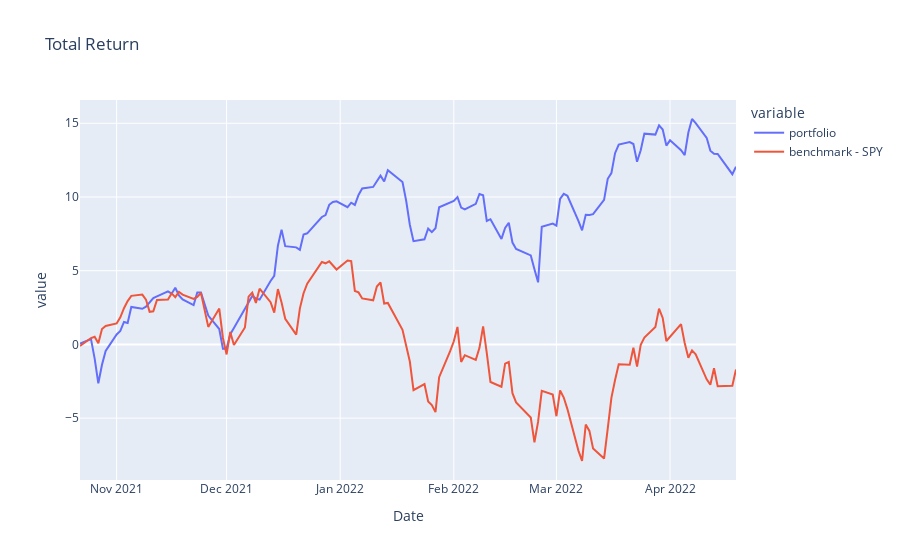
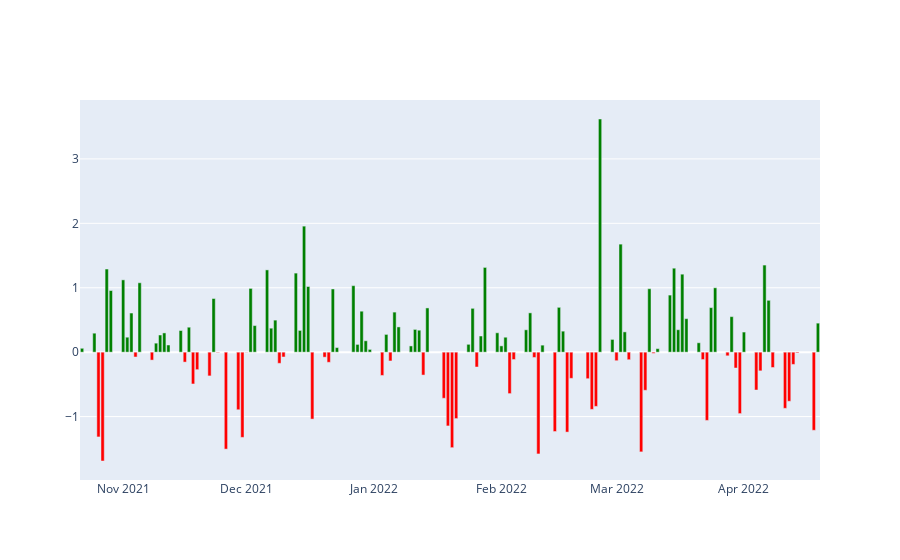

The cell these charts' notebook holds for them, in order:
### Code cell
# df_hisotry_data['Adj Close'].pct_change(1).dropna()
# list(pct_change.reset_index().iterrows())
# total_pct_change
# total_pct_change_df.plot.bar()
benchmark_name = 'SPY'
cumprod_df = (((1 + total_pct_change_df).cumprod() - 1)*100)
benchmark = yf.download(benchmark_name, start=df_transactions.index.min(), end=datetime.today())['Adj Close'].pct_change(1).dropna()
fig = pd.DataFrame({'portfolio': cumprod_df, f'benchmark - {benchmark_name}':  (((1+benchmark).cumprod() - 1)*100) }).plot(title='Total Return')
fig.show()

plot_daily_return(total_pct_change_df)
